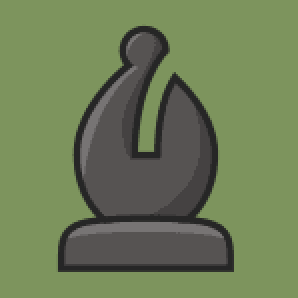
#> input picture Images of Chess board/black_bishop.png, 149 x 149 px (shown 2 times larger)
$ python -i utils.py   (imports and definitions only)
#> lines starting #> are read from the running program, lines starting #| are printed output that depends on the picture
#> further down, picture is the input picture: shape (149, 149, 3); mean B, G, R 86.5, 124.7, 109.5
import pandas as pd
import cv2
import numpy as np
"""part 4 helper functions"""
def apply_perspective_transformation(board_image):
    h, w = board_image.shape[:2]
#> h = 149; w = 149
    src_points = np.float32([[0, 0], [w, 0], [w, h], [0, h]])
#> src_points = [[0, 0], [149, 0], [149, 149], [0, 149]]
    dst_points = np.float32([[w*0.2, h*0.2], [w*0.8, h*0.2], [w*0.8, h*0.8], [w*0.2, h*0.8]])
    matrix = cv2.getPerspectiveTransform(src_points, dst_points)
    transformed_board = cv2.warpPerspective(board_image, matrix, (w, h))
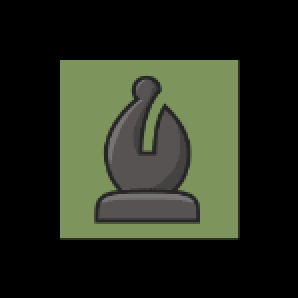
#> transformed_board: shape (149, 149, 3) (shown 2 times larger); mean B, G, R 31.1, 44.8, 39.4
    return transformed_board

def apply_affine_transformation(board_image):
    h, w = board_image.shape[:2]
#> h = 149; w = 149
    src_points = np.float32([[0, 0], [w, 0], [0, h]])
#> src_points = [[0, 0], [149, 0], [0, 149]]
    dst_points = np.float32([[w*0.3, h*0.2], [w*0.7, h*0.3], [w*0.2, h*0.8]])
    matrix = cv2.getAffineTransform(src_points, dst_points)
    transformed_board = cv2.warpAffine(board_image, matrix, (w, h))
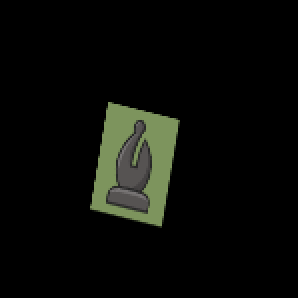
#> transformed_board: shape (149, 149, 3) (shown 2 times larger); mean B, G, R 7.8, 11.2, 9.8
    return transformed_board

def apply_rotation(board_image, angle):
#> called with angle = 20
    (h, w) = board_image.shape[:2]
    center = (w // 2, h // 2)
    matrix = cv2.getRotationMatrix2D(center, angle, 1.0)
    rotated_board = cv2.warpAffine(board_image, matrix, (w, h))
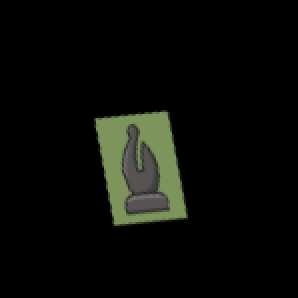
#> rotated_board: shape (149, 149, 3) (shown 2 times larger); mean B, G, R 7.8, 11.2, 9.8
    return rotated_board

def apply_transformations(board_image):
    # Applying perspective transformation
    perspective_board = apply_perspective_transformation(board_image)
    # Applying affine transformation for a skew effect
    affine_board = apply_affine_transformation(perspective_board)
    # Applying rotation for dynamic effect
    rotated_board = apply_rotation(affine_board, angle=20)
    return rotated_board
"""part 1 helper function"""
# [8 lines left out: function apply_hough_lines, not called in this run]
"""part 2 helper function"""
# [21 lines left out: function process_contours, not called in this run]
"""part 3 helper function"""
# [32 lines left out: function place_pieces, not called in this run]
"""Main Function """
# [25 lines left out: function Chess_Game, not called in this run]

>>> import cv2
>>> picture = cv2.imread('Images of Chess board/black_bishop.png')
>>> result = apply_transformations(picture)

$ run again, on Images of Chess board/black_queen.png
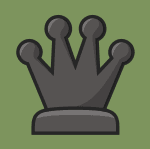
#> input picture Images of Chess board/black_queen.png, 150 x 149 px
#> picture is the input picture: shape (149, 150, 3); mean B, G, R 83.8, 116.6, 103.9
#> in apply_perspective_transformation, `transformed_board = cv2.warpPerspective(board_image, matrix, (w, h))`:
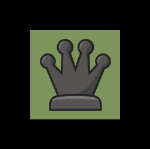
#> transformed_board: shape (149, 150, 3); mean B, G, R 30.1, 42, 37.4
#> in apply_rotation, `rotated_board = cv2.warpAffine(board_image, matrix, (w, h))`:
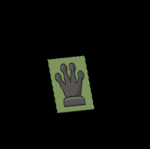
#> rotated_board: shape (149, 150, 3); mean B, G, R 7.5, 10.5, 9.4
